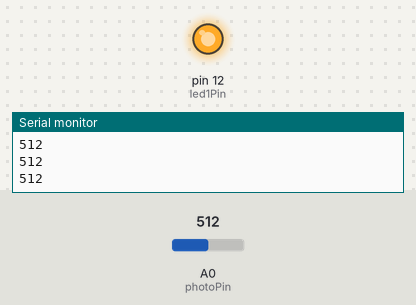
The sketch below on a simulated Arduino Uno, built with avr-gcc and run on an emulated ATmega328P. Parts: output pins drawn as LEDs (lit = HIGH), the last lines printed to the serial monitor. Inputs (shaded band) come from the test bench; at power-on: A0 (photoPin) = 512.

Above: at 1.2 s.
1.3 s: A0 (photoPin) set to 23
2.8 s: A0 (photoPin) set to 18
At 3.4 s:
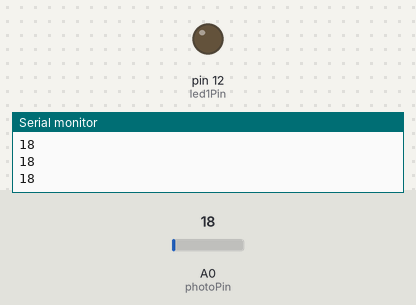
4.3 s: A0 (photoPin) set to 122
At 5.5 s:
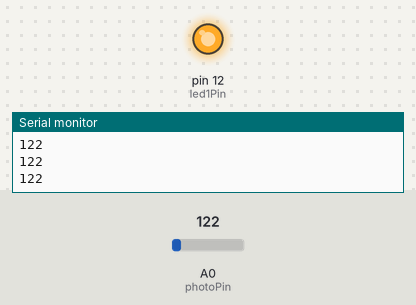
5.8 s: A0 (photoPin) set to 10
At 6.9 s:
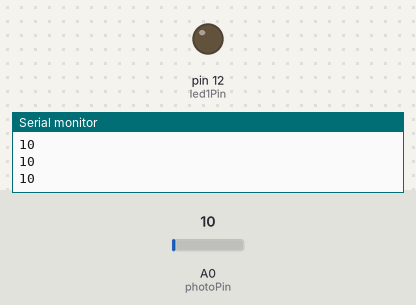
Timing chart, 0 to 8.3 s (numbered marks = the images above; inputs shaded):
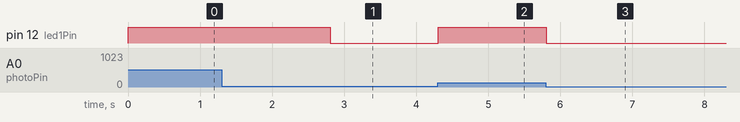

The sketch:

engrl_2_2.ino
```cpp
/*
 * File:        engrl_2_2.ino
 * Description: Turns LED on then light is shown on the photoresistor
 * Created:     2026-02-12
 * Author:      Sean Cajigal
 */

const int photoPin = A0;
const int led1Pin = 12;

int lightState=0;

void setup()
{
  // set led pin to OUTPUT mode and photoresistor to INPUT
  pinMode(led1Pin, OUTPUT);
  pinMode(photoPin, INPUT);
  Serial.begin(9600);
}

void loop()
{
  // update lightState
  lightState = analogRead(photoPin);
  Serial.println(lightState);

  // if light shown on photoresistor is greater than 20, the LED is on, else off
  if (lightState > 20) {
    digitalWrite(led1Pin, HIGH);
  } else {
    digitalWrite(led1Pin, LOW);
  }
}
```

Measured:
- the behaviour switches between 21 and 20 on A0 (photoPin) (found by bisection; images 0 and 1)
- after the input at 2.8 s, pin 12 (led1Pin): HIGH → LOW at once
- after the input at 4.3 s, pin 12 (led1Pin): LOW → HIGH at once
- after the input at 5.8 s, pin 12 (led1Pin): HIGH → LOW at once
